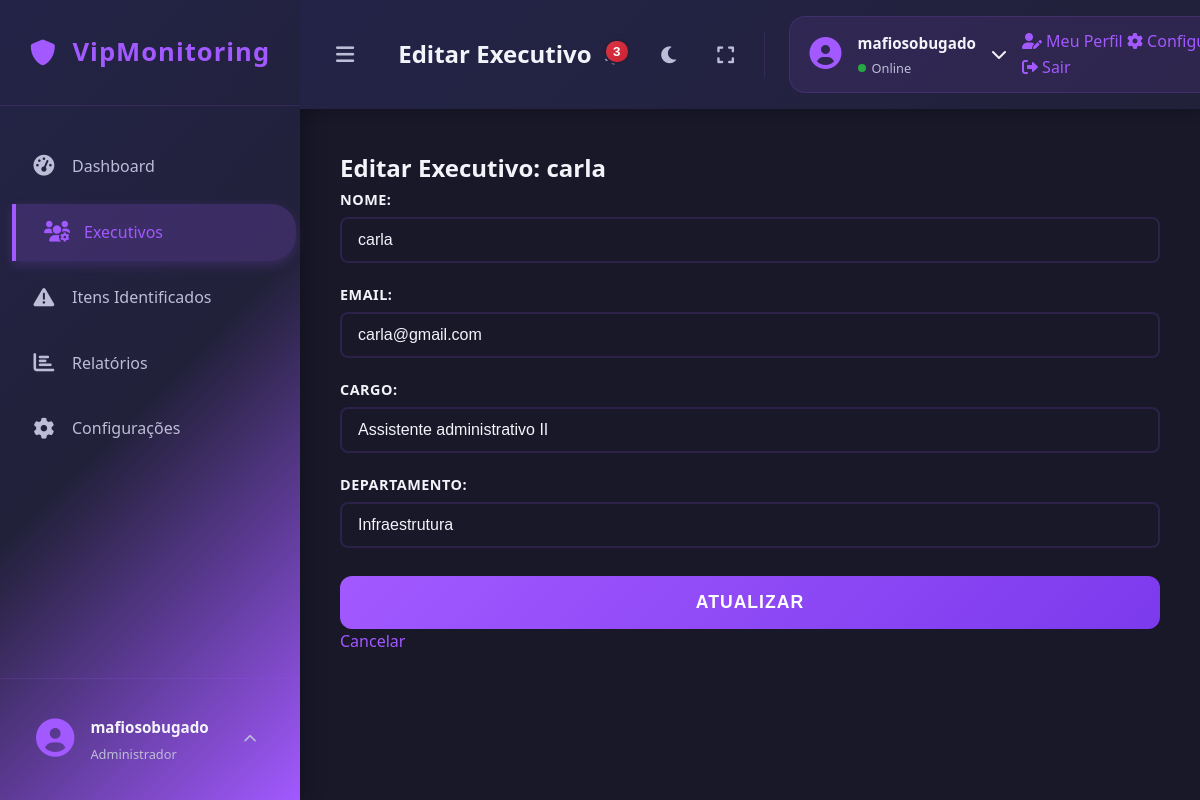
The page /edit_executive/1 (signed in) on the database its author committed.
### tables this page shows
CREATE TABLE users (
            id INTEGER PRIMARY KEY AUTOINCREMENT,
            username TEXT NOT NULL UNIQUE,
            email TEXT NOT NULL UNIQUE,
            password TEXT NOT NULL
        );

CREATE TABLE executives (
            id INTEGER PRIMARY KEY AUTOINCREMENT,
            name TEXT NOT NULL,
            email TEXT NOT NULL UNIQUE,
            role TEXT,
            department TEXT,
            risk_score REAL DEFAULT 0.0,
            risk_level TEXT DEFAULT 'NENHUM'
        );

### app.py (the view, shortened to what this page needs)
@app.route('/edit_executive/<int:executive_id>', methods=['GET', 'POST'])
@login_required
def edit_executive(executive_id):
    executive = database.get_executive_by_id(executive_id)
    if not executive:
        flash('Executivo não encontrado.', 'danger')
        return redirect(url_for('executives'))
    return render_template('add_edit_executive.html', executive=executive, active_page='executives')

### app.py (called while the page is built)
@login_manager.user_loader
def load_user(user_id):
    try:
        return database.User.get(user_id)
    except Exception as e:
        print(f"Erro ao carregar usuário {user_id}: {e}")
        return None

### database.py (called while the page is built)
def get_db_connection():
    conn = sqlite3.connect(DATABASE)
    conn.row_factory = sqlite3.Row # Isso permite acessar colunas por nome
    return conn

def get_executive_by_id(executive_id):
    conn = get_db_connection()
    executive = conn.execute('SELECT * FROM executives WHERE id = ?', (executive_id,)).fetchone()
    conn.close()
    return executive

    @staticmethod
    def get(user_id):
        conn = get_db_connection()
        user_data = conn.execute('SELECT * FROM users WHERE id = ?', (user_id,)).fetchone()
        conn.close()
        if user_data:
            return User(user_data['id'], user_data['username'], user_data['email'], user_data['password'])
        return None

### templates/add_edit_executive.html (shortened to what this page needs)
{% extends "base.html" %}
{% block page_title %}{% if executive %}Editar Executivo{% else %}Novo Executivo{% endif %}{% endblock %}
{% block content %}
    <div class="form-card">
        <h2>{% if executive %}Editar Executivo: {{ executive.name }}{% else %}Novo Executivo{% endif %}</h2>
        <form method="POST" action="{% if executive %}{{ url_for('edit_executive', executive_id=executive.id) }}{% else %}{{ url_for('add_executive') }}{% endif %}">
            <div class="form-group">
                <label for="name">Nome:</label>
                <input type="text" id="name" name="name" value="{{ executive.name if executive else '' }}" required>
            </div>
            <div class="form-group">
                <label for="email">Email:</label>
                <input type="email" id="email" name="email" value="{{ executive.email if executive else '' }}" required>
            </div>
            <div class="form-group">
                <label for="role">Cargo:</label>
                <input type="text" id="role" name="role" value="{{ executive.role if executive else '' }}">
            </div>
            <div class="form-group">
                <label for="department">Departamento:</label>
                <input type="text" id="department" name="department" value="{{ executive.department if executive else '' }}">
            </div>
            <button type="submit" class="btn-primary">{% if executive %}Atualizar{% else %}Adicionar Executivo{% endif %}</button>
            <a href="{{ url_for('executives') }}" class="btn-secondary">Cancelar</a>
        </form>
    </div>
{% endblock %}

### templates/base.html (shortened to what this page needs)
<!DOCTYPE html>
<html lang="pt-BR">
<head>
    <link rel="stylesheet" href="{{ url_for('static', filename='css/style.css') }}">
    <link rel="stylesheet" href="https://cdnjs.cloudflare.com/ajax/libs/font-awesome/6.0.0/css/all.min.css">
</head>
<body>
    <div class="app-container">
        <div class="sidebar">
            <div class="sidebar-header">
                <div class="app-logo">
                    <i class="fas fa-shield-alt"></i>
                    <span>VipMonitoring</span>
                </div>
            </div>
            <nav class="sidebar-nav">
                <ul>
                    <li class="nav-item {{ 'active' if active_page == 'dashboard' else '' }}">
                        <a href="{{ url_for('dashboard') }}">
                            <i class="fas fa-tachometer-alt"></i>
                            <span class="nav-text">Dashboard</span>
                        </a>
                    </li>
                    <li class="nav-item {{ 'active' if active_page == 'executives' else '' }}">
                        <a href="{{ url_for('executives') }}">
                            <i class="fas fa-users-cog"></i>
                            <span class="nav-text">Executivos</span>
                        </a>
                    </li>
                    <li class="nav-item {{ 'active' if active_page == 'items' else '' }}">
                        <a href="{{ url_for('items') }}">
                            <i class="fas fa-exclamation-triangle"></i>
                            <span class="nav-text">Itens Identificados</span>
                        </a>
                    </li>
                    <li class="nav-item {{ 'active' if active_page == 'reports' else '' }}">
                        <a href="{{ url_for('reports') }}">
                            <i class="fas fa-chart-bar"></i>
                            <span class="nav-text">Relatórios</span>
                        </a>
                    </li>
                    <li class="nav-item {{ 'active' if active_page == 'settings' else '' }}">
                        <a href="{{ url_for('settings') }}">
                            <i class="fas fa-cog"></i>
                            <span class="nav-text">Configurações</span>
                        </a>
                    </li>
                </ul>
            </nav>
            <div class="sidebar-footer">
                <div class="user-profile">
                    <div class="user-avatar">
                        <i class="fas fa-user-circle"></i>
                    </div>
                    <div class="user-info">
                        <span class="user-name">{{ current_user.username if current_user.is_authenticated else 'Usuário' }}</span>
                        <span class="user-role">Administrador</span>
                    </div>
                    <div class="user-menu">
                        <button class="user-menu-toggle" onclick="toggleUserMenu()">
                            <i class="fas fa-chevron-up"></i>
                        </button>
                    </div>
                </div>
            </div>
        </div>
        <div class="main-content">
            <nav class="navbar">
                <div class="navbar-left">
                    <button class="sidebar-toggle" onclick="toggleSidebar()">
                        <i class="fas fa-bars"></i>
                    </button>
                    <div class="page-title">
                        <h3>{% block page_title %}{% endblock %}</h3>
                    </div>
                </div>
                <div class="navbar-right">
                    <div class="navbar-actions">
                        <button class="action-btn" title="Notificações" onclick="toggleNotifications()">
                            <i class="fas fa-bell"></i>
                            <span class="notification-badge" id="notificationCount">3</span>
                        </button>
                        <button class="action-btn" title="Modo escuro" onclick="toggleDarkMode()">
                            <i class="fas fa-moon"></i>
                        </button>
                        <button class="action-btn" title="Tela cheia" onclick="toggleFullscreen()">
                            <i class="fas fa-expand"></i>
                        </button>
                    </div>
                    <div class="user-info-navbar" onclick="toggleNavUserMenu()">
                        <div class="user-avatar-small">
                            <i class="fas fa-user-circle"></i>
                        </div>
                        <div class="user-details">
                            <span class="user-name">{{ current_user.username if current_user.is_authenticated else 'Usuário' }}</span>
                            <span class="user-status online">Online</span>
                        </div>
                        <div class="user-chevron">
                            <i class="fas fa-chevron-down" id="navUserChevron"></i>
                        </div>
                        <div class="user-nav-dropdown" id="userNavDropdown">
                            <a href="#" class="nav-menu-item">
                                <i class="fas fa-user-edit"></i>
                                <span>Meu Perfil</span>
                            </a>
                            <a href="#" class="nav-menu-item">
                                <i class="fas fa-cog"></i>
                                <span>Configurações</span>
                            </a>
                            <a href="{{ url_for('logout') }}" class="nav-menu-item logout">
                                <i class="fas fa-sign-out-alt"></i>
                                <span>Sair</span>
                            </a>
                        </div>
                    </div>
                </div>
            </nav>
            <div class="content-area">
                {% block content %}{% endblock %}
            </div>
        </div>
    </div>
</body>
</html>

### rows shown on the page
users: username "mafiosobugado"
executives: name "carla", email "carla@gmail.com", role "Assistente administrativo II", department "Infraestrutura"
